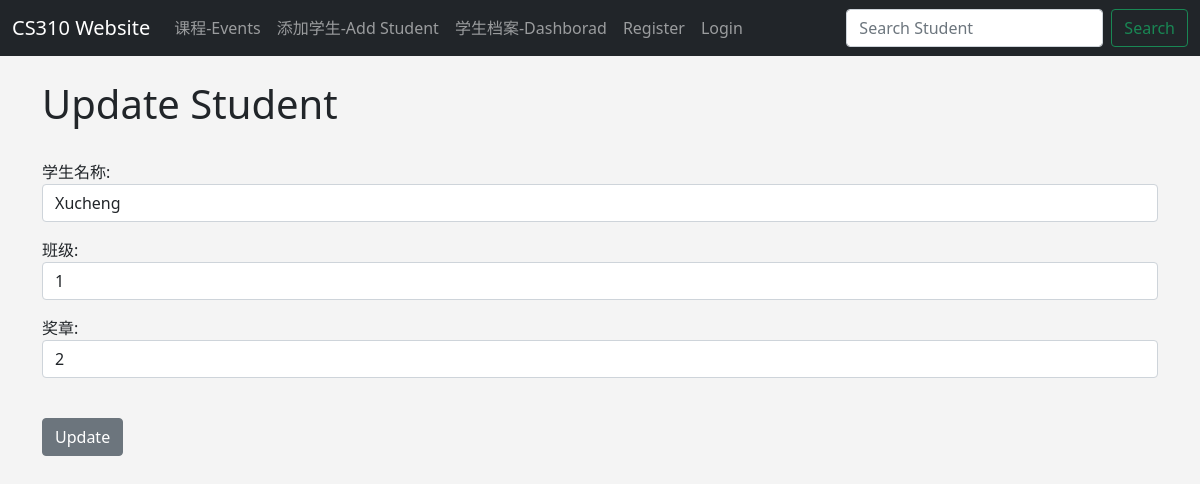
The page /update_student/3 on the database as committed earlier.
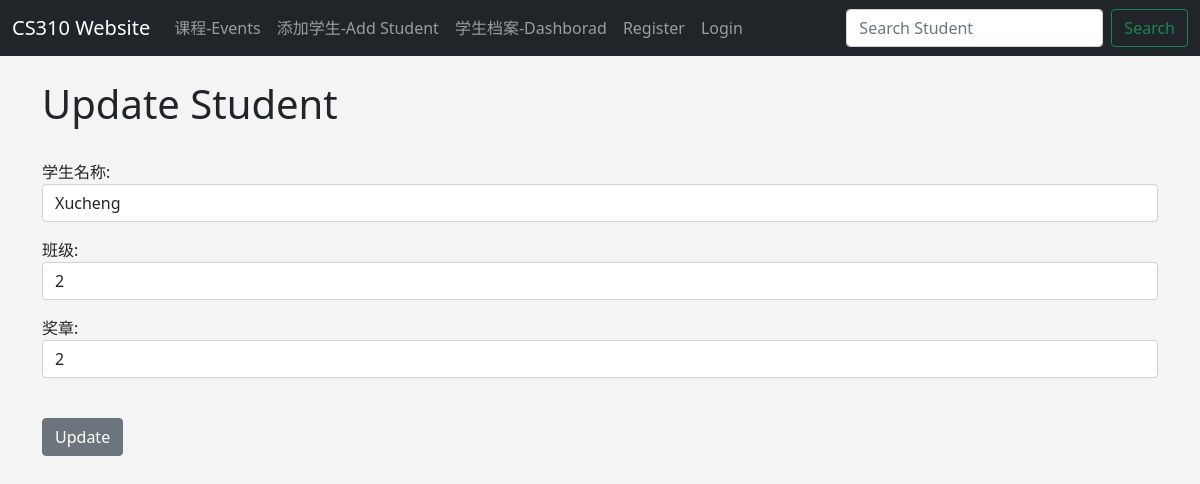
The same page on the database as committed later.
### events/models.py (models this page shows, shortened)
class MyClassStudent(models.Model):
	name = models.CharField(max_length=30)
	classroom = models.ForeignKey(Classroom, blank = True, null = True, on_delete=models.CASCADE)
	badge = models.CharField(max_length=30, blank = True, null = True)

### events/views.py (the view)
# urls.py: path('update_student/<student_id>', views.update_student, name = "update-student"),
def update_student(request, student_id):
	student = MyClassStudent.objects.get(pk=student_id,)
	form = StudentForm(request.POST or None, instance = student)
	if form.is_valid():
			form.save()
			return redirect('dashboard')
	return render(request,'events/update_student.html',
		{
		'Student':student,
		'form':form
		})

### events/forms.py
class StudentForm(ModelForm):
	class Meta:
		model = MyClassStudent
		fields = ('name','classroom','badge')
		labels = {
			'name': '学生名称',
			'classroom':'班级',
			'badge':'奖章',
		}
		widgets = {
			'name': forms.TextInput(attrs={'class':'form-control'}),
			'classroom':forms.TextInput(attrs={'class':'form-control'}),
			'badge':forms.TextInput(attrs={'class':'form-control'}),
		}

### events/templates/events/update_student.html (shortened to what this page needs)
{% extends 'events/base.html' %}
{% block content %}
	<h1> Update Student </h1><br/>
	<form action="" method = POST>
		{{  form.as_p }}
		<br/>
		<input type="submit" value="Update" class="btn btn-secondary"
{% endblock %}

Rows that differ between the two databases and show on the page:
changed MyClassStudent "Xucheng": classroom "1" → "2"
